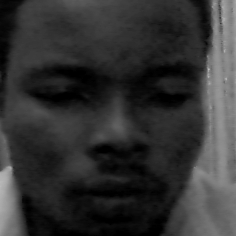
#> input picture 2020_COVID-19/my_fac.png, 236 x 236 px, given in place of the camera
$ python PyData_video.py
#> lines starting #> are read from the running program, lines starting #| are printed output that depends on the picture
import numpy as np
import os
import math
import matplotlib.pyplot as plt
#%matplotlib
import cv2

webcam = cv2.VideoCapture(0)
#fourcc = cv2.VideoWriter_fourcc(*"XVID")
face = cv2.CascadeClassifier("cascades/data/haarcascade_frontalface_alt2.xml")
#video = cv2.VideoWriter("video/kelly.avi", fourcc, 20.0, (640,480))
#cv2.namedWindow("stanlito tutorial", cv2.WINDOW_NORMAL)
#cv2.resizeWindow("stanlito tutorial", 850,450)


while(True):
    ret, frame = webcam.read()
#> frame is the input picture: shape (236, 236, 3); min 0, max 186, mean 50.5
    # [8 lines of commented-out code are left out]
    gray = cv2.cvtColor(frame, cv2.COLOR_BGR2GRAY)
    gray_ = cv2.equalizeHist(gray)
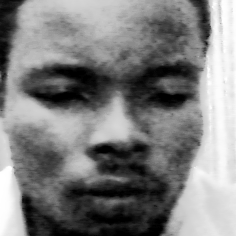
#> gray_: shape (236, 236); min 0, max 255, mean 126.6

    faces = face.detectMultiScale(gray, scaleFactor=1.2, minNeighbors=5, minSize= (30, 30))
#> faces = [[10, 11, 209, 209]]
    for (x,y,w,h) in faces:
        print(x,y,w,h)
        roi_gray = gray[y:y+h, x:x+w]
        #roi_color = frame[y:y + h, x:x + w]
        cv2.rectangle(frame, (x, y), (x+w,y+h), (255,0,0), 5)

        img_item = "my_fac.png"
        cv2.imwrite(img_item, roi_gray)
        cv2.imshow("stanlito tutorial", frame)
#> this loop made 1 pass
#| 10 11 209 209
#> pass 1, `roi_gray = gray[y:y+h, x:x+w]`:
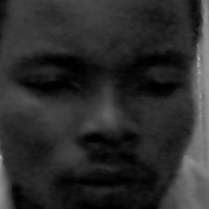
#> roi_gray: shape (209, 209); min 0, max 186, mean 43.2
#> pass 1, `cv2.imshow("stanlito tutorial", frame)`:
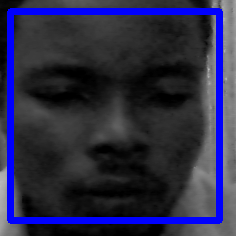
#> window 'stanlito tutorial': shape (236, 236, 3); mean B, G, R 69.7, 43, 43

    #plt.imshow(gray)
    #plt.imshow(gray_)
    plt.show()


    #cv2.startWindowThread()
    #cv2.namedWindow("stanlito", cv2.WINDOW_NORMAL)
 #
#    frame = cv2.flip(frame, 1)


    if cv2.waitKey(20) & 0xFF == ord("q"):

#> (key q is pressed here)
        break

webcam.release()
cv2.destroyAllWindows()
